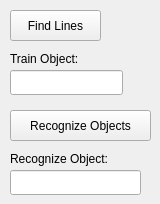
    <widget class="QWidget" name="tab">
     <attribute name="title">
      <string>Vision</string>
     </attribute>
     <widget class="QPushButton" name="visBtnFindLines">
      <property name="geometry">
       <rect>
        <x>10</x>
        <y>10</y>
        <width>91</width>
        <height>31</height>
       </rect>
      </property>
      <property name="text">
       <string>Find Lines</string>
      </property>
     </widget>
     <widget class="QLineEdit" name="visTxtTrainObject">
      <property name="geometry">
       <rect>
        <x>10</x>
        <y>70</y>
        <width>113</width>
        <height>25</height>
       </rect>
      </property>
     </widget>
     <widget class="QLabel" name="label_5">
      <property name="geometry">
       <rect>
        <x>10</x>
        <y>50</y>
        <width>101</width>
        <height>17</height>
       </rect>
      </property>
      <property name="text">
       <string>Train Object:</string>
      </property>
     </widget>
     <widget class="QPushButton" name="visBtnRecogObjects">
      <property name="geometry">
       <rect>
        <x>10</x>
        <y>110</y>
        <width>141</width>
        <height>31</height>
       </rect>
      </property>
      <property name="text">
       <string>Recognize Objects</string>
      </property>
     </widget>
     <widget class="QLabel" name="label_13">
      <property name="geometry">
       <rect>
        <x>10</x>
        <y>150</y>
        <width>131</width>
        <height>17</height>
       </rect>
      </property>
      <property name="text">
       <string>Recognize Object:</string>
      </property>
     </widget>
     <widget class="QLineEdit" name="visTxtRecognizeObject">
      <property name="geometry">
       <rect>
        <x>10</x>
        <y>170</y>
        <width>131</width>
        <height>25</height>
       </rect>
      </property>
     </widget>
    </widget>
